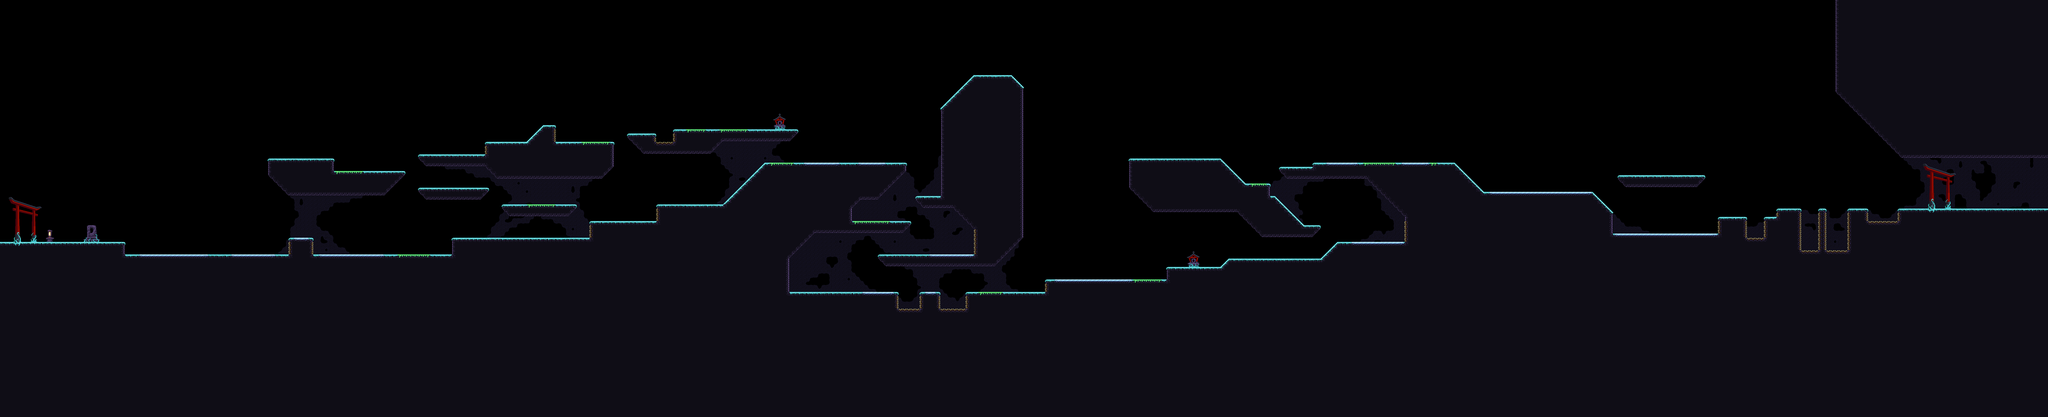

A level layout from a 2D game, rendered from its tile map. Below: a short description, then the map file with tile-grid data replaced by summaries:
An orthogonal 490x100 tile map with 16x16 px tiles, 5 tile layers (Cave/Bushes, Background, Foliage, Ground, ...), 2 tilesets and 1 object.

<map version="1.8" tiledversion="1.8.2" orientation="orthogonal" renderorder="right-down" width="490" height="100" tilewidth="16" tileheight="16" infinite="0" nextlayerid="8" nextobjectid="33">
 <tileset firstgid="1" source="Tiletsets/akubi_tileset_1.tsx" />
 <tileset firstgid="1531" source="Tiletsets/akubi_tileset_animated.tsx" />
 <layer id="4" name="Cave/Bushes" width="490" height="100">
  <data>[49000 cells, 13267 non-empty, 42 distinct tile ids]</data>
 </layer>
 <layer id="1" name="Background" width="490" height="100">
  <data>[49000 cells, 9410 non-empty, 107 distinct tile ids]</data>
 </layer>
 <objectgroup id="6" name="Lights">
  <object id="32" gid="1579" x="183" y="903" width="16" height="16" />
 </objectgroup>
 <layer id="5" name="Foliage" width="490" height="100">
  <data>[49000 cells, 6880 non-empty, 23 distinct tile ids]</data>
 </layer>
 <layer id="2" name="Ground" width="490" height="100">
  <data>[49000 cells, 26676 non-empty, 160 distinct tile ids]</data>
 </layer>
 <objectgroup id="7" name="Game" />
 <layer id="3" name="Foreground" width="490" height="100">
  <data>[49000 cells, 2231 non-empty, 89 distinct tile ids]</data>
 </layer>
</map>
